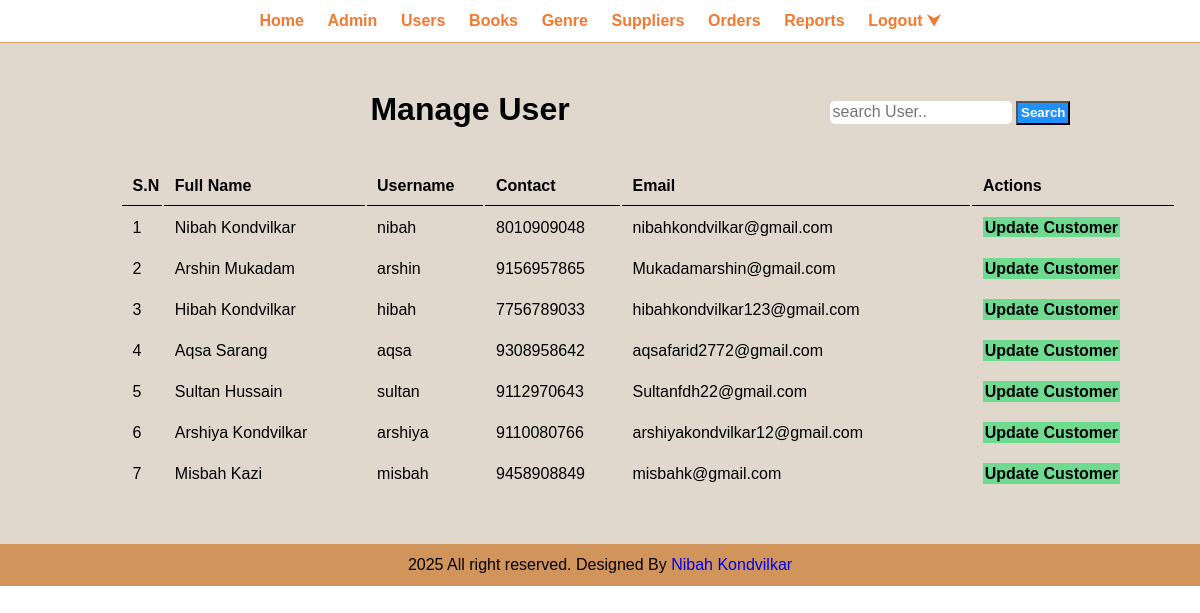
The app's page /admin/manage-user.php (signed in), older data.
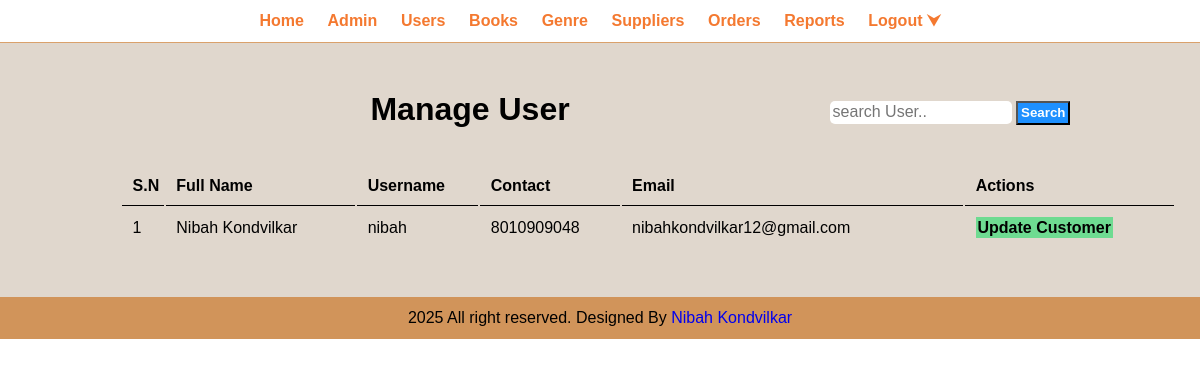
The same page, newer data.
### tables this page shows
CREATE TABLE `tbl_user` (
  `id` int(10) UNSIGNED NOT NULL,
  `full_name` varchar(100) NOT NULL,
  `username` varchar(100) NOT NULL,
  `contact` varchar(20) NOT NULL,
  `email` varchar(100) NOT NULL,
  `address` varchar(255) NOT NULL,
  `password` varchar(255) NOT NULL,
  `otp` int(11) NOT NULL,
  `otp_expiry` datetime NOT NULL,
  `created_at` timestamp NOT NULL DEFAULT current_timestamp()
);

### admin/manage-user.php (the view, shortened to what this page needs)
<?php include('partials/menu.php'); ?>
    <div class="main-content text-center">
        <div class="wrapper">
          <section class="search1" >
              <form action="" method="POST">
                <input type="search" name="search" placeholder="search User.."required>
                <input type="submit" name="submit" value="Search" class="btn btn-primary">
             </form>
          </section>
         <h1>Manage User</h1>
          <br/>
           <br/>
          <table class="tbl-full ">
            <tr>
              <th>S.N</th>
              <th>Full Name</th>
              <th>Username</th>
              <th>Contact</th>
              <th>Email</th>
              <th>Actions</th>
            </tr>
            <?php
            $sn=1;
            if(isset($_POST['submit'])){
              $search = mysqli_real_escape_string($conn,$_POST['search']);
              $sql = "SELECT * FROM tbl_user WHERE full_name LIKE '%$search%' OR username LIKE '%$search%'";
            }else{
              $sql=  "SELECT * FROM tbl_user " ;
            }
              $res= mysqli_query($conn,$sql);
              if($res==TRUE)
              {
                $count = mysqli_num_rows($res);
                if($count>0){
                  while($rows=mysqli_fetch_assoc($res))
                  {
                    $id=$rows['id'];
                    $full_name=$rows['full_name'];
                    $username=$rows['username'];
                    $contact = $rows['contact'];
                    $email=$rows['email'];
                    ?>
                       <tr>
                          <td><?php echo $sn++;?></td>
                         <td><?php echo $full_name;?></td>
                         <td><?php echo $username;?></td>
                         <td><?php echo $contact;?></td>
                         <td><?php echo $email;?></td>
                         <td>
                         <a href="<?php echo SITEURL;?>admin/update-user.php?id=<?php echo $id;?>" class="btn-secondary">Update Customer</a>
                         </td>
                       </tr>
                    <?php
                  }
                }else
                {
                  ?>
                  <tr>
                    <td colspan="5"><div class="error">No User Found</div></td>
                  </tr>
                  <?php
                }
              }
            ?>
          </table>
        </div>
    </div>
<?php include('partials/footer.php'); ?>

Row changes from the older to the newer data that the page shows:
removed tbl_user: full_name "Arshin Mukadam", username "arshin", contact "9156957865", email "Mukadamarshin@gmail.com"
removed tbl_user: full_name "Hibah Kondvilkar", username "hibah", contact "7756789033", email "hibahkondvilkar123@gmail.com"
removed tbl_user: full_name "Aqsa Sarang", username "aqsa", contact "9308958642", email "aqsafarid2772@gmail.com"
removed tbl_user: full_name "Sultan Hussain", username "sultan", contact "9112970643", email "Sultanfdh22@gmail.com"
removed tbl_user: full_name "Arshiya Kondvilkar", username "arshiya", contact "9110080766", email "arshiyakondvilkar12@gmail.com"
removed tbl_user: full_name "Misbah Kazi", username "misbah", contact "9458908849", email "misbahk@gmail.com"
changed tbl_user "Nibah Kondvilkar": email "nibahkondvilkar@gmail.com" → "nibahkondvilkar12@gmail.com"
